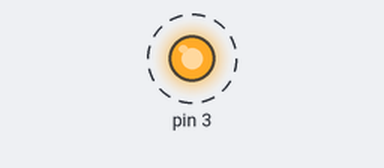
The sketch below on a simulated Arduino Uno, built with avr-gcc and run on an emulated ATmega328P. On the bench: output pins drawn as LEDs (lit = HIGH). Dashed ring = blinking.

Above: at 0.5 s.
Timing chart, 0 to 4.6 s (numbered marks = the images above):
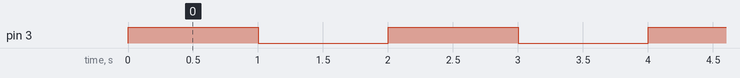

Measured:
- by itself, pin 3: alternates HIGH for 1.0 s and LOW for 1.0 s

The sketch:

LED1.ino
```cpp
//주석
/*
   2023.03.07 첫 아두이노 프로그램입니다.
 */

void setup()
{
  // put your setup code here, to run once:
  pinMode(3,OUTPUT); // 3번 핀을 출력으로 설정
  pinMode(4,INPUT);  // 4번 핀을 입력으로 설정
}

void loop()
{

  // put your main code here, to run repeatedly:
  digitalWrite(3,HIGH); // 3번 핀 출력을 HIGH로
  delay(1000);          // 1000msec 지연
  digitalWrite(3,LOW);  // 3번 핀 출력을 LOW로
  delay(1000);          // 1000mesc 지연

}
```
